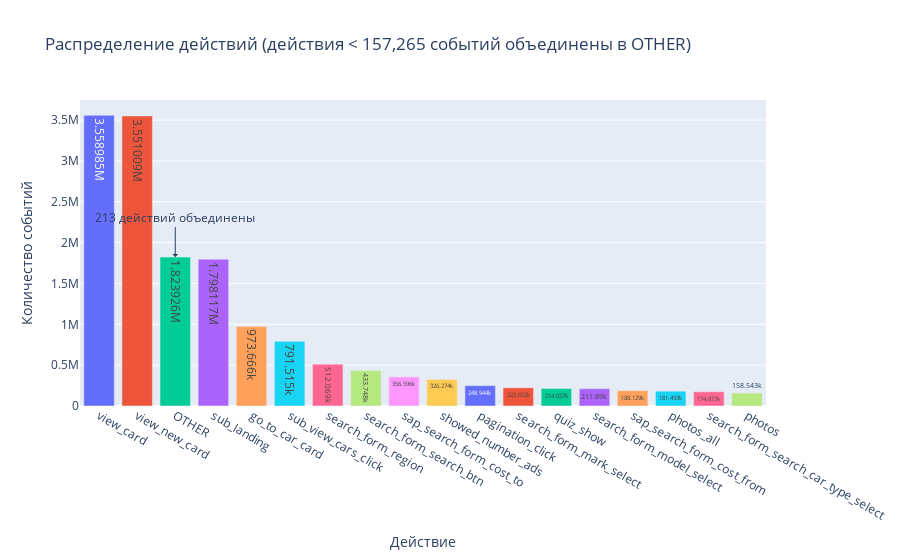

Notebook cell for this chart:
### Markdown cell above
event_action

### Code cell
# Рассчитываем порог (1% от общего количества событий)
threshold = len(ga_hits_filled) * 0.01

# Создаем словарь для замены значений
value_counts = ga_hits_filled["event_action"].value_counts()
replace_dict = {
    category: "OTHER" for category in value_counts[value_counts < threshold].index
}

# Создаем новый столбец с объединенными категориями
ga_hits_filled["event_action_grouped"] = ga_hits_filled["event_action"].replace(
    replace_dict
)

# Подготавливаем данные для визуализации
action_counts = ga_hits_filled["event_action_grouped"].value_counts().reset_index()
action_counts.columns = ["action", "count"]  # Явно переименовываем столбцы

# Строим интерактивную диаграмму
fig = px.bar(
    action_counts,
    x="action",  # Используем новое имя столбца
    y="count",
    labels={"action": "Действие", "count": "Количество событий"},
    title=f"Распределение действий (действия < {threshold:,.0f} событий объединены в OTHER)",
    text_auto=True,
    color="action",
    color_discrete_sequence=px.colors.qualitative.Plotly,
)

# Настраиваем отображение
fig.update_layout(
    xaxis_title="Действие",
    yaxis_title="Количество событий",
    xaxis={"categoryorder": "total descending"},
    showlegend=False,
    hovermode="x",
)

# Добавляем подпись с количеством объединенных категорий
other_count = len(value_counts[value_counts < threshold])
fig.add_annotation(
    x="OTHER",
    y=action_counts.loc[action_counts["action"] == "OTHER", "count"].values[0],
    text=f"{other_count} действий объединены",
    showarrow=True,
    arrowhead=1,
    ax=0,
    ay=-40,
)

fig.show()

### Figure 1 — Plotly figure (JSON) as saved in the notebook; plotly's stock layout.template omitted (floating-point values rounded to 4 significant figures)
{"data": [{"alignmentgroup": "True", "hovertemplate": "Действие=%{x}<br>Количество событий=%{y}<extra></extra>", "legendgroup": "view_card", "marker": {"color": "#636EFA", "pattern": {"shape": ""}}, "name": "view_card", "offsetgroup": "view_card", "orientation": "v", "showlegend": true, "textposition": "auto", "texttemplate": "%{y}", "type": "bar", "x": ["view_card"], "xaxis": "x", "y": [3558985], "yaxis": "y"}, {"alignmentgroup": "True", "hovertemplate": "Действие=%{x}<br>Количество событий=%{y}<extra></extra>", "legendgroup": "view_new_card", "marker": {"color": "#EF553B", "pattern": {"shape": ""}}, "name": "view_new_card", "offsetgroup": "view_new_card", "orientation": "v", "showlegend": true, "textposition": "auto", "texttemplate": "%{y}", "type": "bar", "x": ["view_new_card"], "xaxis": "x", "y": [3551009], "yaxis": "y"}, {"alignmentgroup": "True", "hovertemplate": "Действие=%{x}<br>Количество событий=%{y}<extra></extra>", "legendgroup": "OTHER", "marker": {"color": "#00CC96", "pattern": {"shape": ""}}, "name": "OTHER", "offsetgroup": "OTHER", "orientation": "v", "showlegend": true, "textposition": "auto", "texttemplate": "%{y}", "type": "bar", "x": ["OTHER"], "xaxis": "x", "y": [1823926], "yaxis": "y"}, {"alignmentgroup": "True", "hovertemplate": "Действие=%{x}<br>Количество событий=%{y}<extra></extra>", "legendgroup": "sub_landing", "marker": {"color": "#AB63FA", "pattern": {"shape": ""}}, "name": "sub_landing", "offsetgroup": "sub_landing", "orientation": "v", "showlegend": true, "textposition": "auto", "texttemplate": "%{y}", "type": "bar", "x": ["sub_landing"], "xaxis": "x", "y": [1798117], "yaxis": "y"}, {"alignmentgroup": "True", "hovertemplate": "Действие=%{x}<br>Количество событий=%{y}<extra></extra>", "legendgroup": "go_to_car_card", "marker": {"color": "#FFA15A", "pattern": {"shape": ""}}, "name": "go_to_car_card", "offsetgroup": "go_to_car_card", "orientation": "v", "showlegend": true, "textposition": "auto", "texttemplate": "%{y}", "type": "bar", "x": ["go_to_car_card"], "xaxis": "x", "y": [973666], "yaxis": "y"}, {"alignmentgroup": "True", "hovertemplate": "Действие=%{x}<br>Количество событий=%{y}<extra></extra>", "legendgroup": "sub_view_cars_click", "marker": {"color": "#19D3F3", "pattern": {"shape": ""}}, "name": "sub_view_cars_click", "offsetgroup": "sub_view_cars_click", "orientation": "v", "showlegend": true, "textposition": "auto", "texttemplate": "%{y}", "type": "bar", "x": ["sub_view_cars_click"], "xaxis": "x", "y": [791515], "yaxis": "y"}, {"alignmentgroup": "True", "hovertemplate": "Действие=%{x}<br>Количество событий=%{y}<extra></extra>", "legendgroup": "search_form_region", "marker": {"color": "#FF6692", "pattern": {"shape": ""}}, "name": "search_form_region", "offsetgroup": "search_form_region", "orientation": "v", "showlegend": true, "textposition": "auto", "texttemplate": "%{y}", "type": "bar", "x": ["search_form_region"], "xaxis": "x", "y": [512069], "yaxis": "y"}, {"alignmentgroup": "True", "hovertemplate": "Действие=%{x}<br>Количество событий=%{y}<extra></extra>", "legendgroup": "search_form_search_btn", "marker": {"color": "#B6E880", "pattern": {"shape": ""}}, "name": "search_form_search_btn", "offsetgroup": "search_form_search_btn", "orientation": "v", "showlegend": true, "textposition": "auto", "texttemplate": "%{y}", "type": "bar", "x": ["search_form_search_btn"], "xaxis": "x", "y": [433748], "yaxis": "y"}, {"alignmentgroup": "True", "hovertemplate": "Действие=%{x}<br>Количество событий=%{y}<extra></extra>", "legendgroup": "sap_search_form_cost_to", "marker": {"color": "#FF97FF", "pattern": {"shape": ""}}, "name": "sap_search_form_cost_to", "offsetgroup": "sap_search_form_cost_to", "orientation": "v", "showlegend": true, "textposition": "auto", "texttemplate": "%{y}", "type": "bar", "x": ["sap_search_form_cost_to"], "xaxis": "x", "y": [356596], "yaxis": "y"}, {"alignmentgroup": "True", "hovertemplate": "Действие=%{x}<br>Количество событий=%{y}<extra></extra>", "legendgroup": "showed_number_ads", "marker": {"color": "#FECB52", "pattern": {"shape": ""}}, "name": "showed_number_ads", "offsetgroup": "showed_number_ads", "orientation": "v", "showlegend": true, "textposition": "auto", "texttemplate": "%{y}", "type": "bar", "x": ["showed_number_ads"], "xaxis": "x", "y": [326274], "yaxis": "y"}, {"alignmentgroup": "True", "hovertemplate": "Действие=%{x}<br>Количество событий=%{y}<extra></extra>", "legendgroup": "pagination_click", "marker": {"color": "#636EFA", "pattern": {"shape": ""}}, "name": "pagination_click", "offsetgroup": "pagination_click", "orientation": "v", "showlegend": true, "textposition": "auto", "texttemplate": "%{y}", "type": "bar", "x": ["pagination_click"], "xaxis": "x", "y": [248944], "yaxis": "y"}, {"alignmentgroup": "True", "hovertemplate": "Действие=%{x}<br>Количество событий=%{y}<extra></extra>", "legendgroup": "search_form_mark_select", "marker": {"color": "#EF553B", "pattern": {"shape": ""}}, "name": "search_form_mark_select", "offsetgroup": "search_form_mark_select", "orientation": "v", "showlegend": true, "textposition": "auto", "texttemplate": "%{y}", "type": "bar", "x": ["search_form_mark_select"], "xaxis": "x", "y": [222652], "yaxis": "y"}, {"alignmentgroup": "True", "hovertemplate": "Действие=%{x}<br>Количество событий=%{y}<extra></extra>", "legendgroup": "quiz_show", "marker": {"color": "#00CC96", "pattern": {"shape": ""}}, "name": "quiz_show", "offsetgroup": "quiz_show", "orientation": "v", "showlegend": true, "textposition": "auto", "texttemplate": "%{y}", "type": "bar", "x": ["quiz_show"], "xaxis": "x", "y": [214037], "yaxis": "y"}, {"alignmentgroup": "True", "hovertemplate": "Действие=%{x}<br>Количество событий=%{y}<extra></extra>", "legendgroup": "search_form_model_select", "marker": {"color": "#AB63FA", "pattern": {"shape": ""}}, "name": "search_form_model_select", "offsetgroup": "search_form_model_select", "orientation": "v", "showlegend": true, "textposition": "auto", "texttemplate": "%{y}", "type": "bar", "x": ["search_form_model_select"], "xaxis": "x", "y": [211890], "yaxis": "y"}, {"alignmentgroup": "True", "hovertemplate": "Действие=%{x}<br>Количество событий=%{y}<extra></extra>", "legendgroup": "sap_search_form_cost_from", "marker": {"color": "#FFA15A", "pattern": {"shape": ""}}, "name": "sap_search_form_cost_from", "offsetgroup": "sap_search_form_cost_from", "orientation": "v", "showlegend": true, "textposition": "auto", "texttemplate": "%{y}", "type": "bar", "x": ["sap_search_form_cost_from"], "xaxis": "x", "y": [188129], "yaxis": "y"}, {"alignmentgroup": "True", "hovertemplate": "Действие=%{x}<br>Количество событий=%{y}<extra></extra>", "legendgroup": "photos_all", "marker": {"color": "#19D3F3", "pattern": {"shape": ""}}, "name": "photos_all", "offsetgroup": "photos_all", "orientation": "v", "showlegend": true, "textposition": "auto", "texttemplate": "%{y}", "type": "bar", "x": ["photos_all"], "xaxis": "x", "y": [181493], "yaxis": "y"}, {"alignmentgroup": "True", "hovertemplate": "Действие=%{x}<br>Количество событий=%{y}<extra></extra>", "legendgroup": "search_form_search_car_type_select", "marker": {"color": "#FF6692", "pattern": {"shape": ""}}, "name": "search_form_search_car_type_select", "offsetgroup": "search_form_search_car_type_select", "orientation": "v", "showlegend": true, "textposition": "auto", "texttemplate": "%{y}", "type": "bar", "x": ["search_form_search_car_type_select"], "xaxis": "x", "y": [174877], "yaxis": "y"}, {"alignmentgroup": "True", "hovertemplate": "Действие=%{x}<br>Количество событий=%{y}<extra></extra>", "legendgroup": "photos", "marker": {"color": "#B6E880", "pattern": {"shape": ""}}, "name": "photos", "offsetgroup": "photos", "orientation": "v", "showlegend": true, "textposition": "auto", "texttemplate": "%{y}", "type": "bar", "x": ["photos"], "xaxis": "x", "y": [158543], "yaxis": "y"}], "layout": {"annotations": [{"arrowhead": 1, "ax": 0, "ay": -40, "showarrow": true, "text": "213 действий объединены", "x": "OTHER", "y": 1823926}], "barmode": "relative", "hovermode": "x", "legend": {"title": {"text": "Действие"}, "tracegroupgap": 0}, "showlegend": false, "title": {"text": "Распределение действий (действия < 157,265 событий объединены в OTHER)"}, "xaxis": {"anchor": "y", "categoryarray": ["view_card", "view_new_card", "OTHER", "sub_landing", "go_to_car_card", "sub_view_cars_click", "search_form_region", "search_form_search_btn", "sap_search_form_cost_to", "showed_number_ads", "pagination_click", "search_form_mark_select", "quiz_show", "search_form_model_select", "sap_search_form_cost_from", "photos_all", "search_form_search_car_type_select", "photos"], "categoryorder": "total descending", "domain": [0, 1], "title": {"text": "Действие"}}, "yaxis": {"anchor": "x", "domain": [0, 1], "title": {"text": "Количество событий"}}}}
